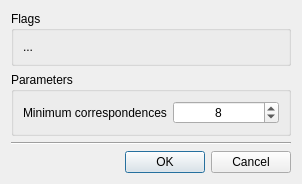
<?xml version="1.0" encoding="UTF-8"?>
<ui version="4.0">
 <class>OpenCVMultiCalibration</class>
 <widget class="QDialog" name="OpenCVMultiCalibration">
  <property name="geometry">
   <rect>
    <x>0</x>
    <y>0</y>
    <width>302</width>
    <height>182</height>
   </rect>
  </property>
  <property name="sizePolicy">
   <sizepolicy hsizetype="Minimum" vsizetype="Minimum">
    <horstretch>0</horstretch>
    <verstretch>0</verstretch>
   </sizepolicy>
  </property>
  <property name="windowTitle">
   <string>Multi Camera Calibration Settings</string>
  </property>
  <layout class="QVBoxLayout" name="verticalLayout">
   <item>
    <widget class="QGroupBox" name="groupBox">
     <property name="title">
      <string>Flags</string>
     </property>
     <layout class="QVBoxLayout" name="verticalLayout_2">
      <item>
       <widget class="QLabel" name="label_2">
        <property name="text">
         <string>...</string>
        </property>
       </widget>
      </item>
     </layout>
    </widget>
   </item>
   <item>
    <widget class="QGroupBox" name="groupBox_3">
     <property name="title">
      <string>Parameters</string>
     </property>
     <layout class="QFormLayout" name="formLayout">
      <item row="0" column="0">
       <widget class="QLabel" name="label">
        <property name="text">
         <string>Minimum correspondences</string>
        </property>
       </widget>
      </item>
      <item row="0" column="1">
       <widget class="QSpinBox" name="minCorrespondences">
        <property name="alignment">
         <set>Qt::AlignCenter</set>
        </property>
        <property name="minimum">
         <number>4</number>
        </property>
        <property name="maximum">
         <number>99999</number>
        </property>
        <property name="value">
         <number>8</number>
        </property>
       </widget>
      </item>
     </layout>
    </widget>
   </item>
   <item>
    <widget class="Line" name="line">
     <property name="orientation">
      <enum>Qt::Horizontal</enum>
     </property>
    </widget>
   </item>
   <item>
    <widget class="QDialogButtonBox" name="buttonBox">
     <property name="orientation">
      <enum>Qt::Horizontal</enum>
     </property>
     <property name="standardButtons">
      <set>QDialogButtonBox::Cancel|QDialogButtonBox::Ok</set>
     </property>
    </widget>
   </item>
  </layout>
 </widget>
 <resources/>
 <connections>
  <connection>
   <sender>buttonBox</sender>
   <signal>accepted()</signal>
   <receiver>OpenCVMultiCalibration</receiver>
   <slot>accept()</slot>
   <hints>
    <hint type="sourcelabel">
     <x>248</x>
     <y>254</y>
    </hint>
    <hint type="destinationlabel">
     <x>157</x>
     <y>274</y>
    </hint>
   </hints>
  </connection>
  <connection>
   <sender>buttonBox</sender>
   <signal>rejected()</signal>
   <receiver>OpenCVMultiCalibration</receiver>
   <slot>reject()</slot>
   <hints>
    <hint type="sourcelabel">
     <x>316</x>
     <y>260</y>
    </hint>
    <hint type="destinationlabel">
     <x>286</x>
     <y>274</y>
    </hint>
   </hints>
  </connection>
 </connections>
</ui>
